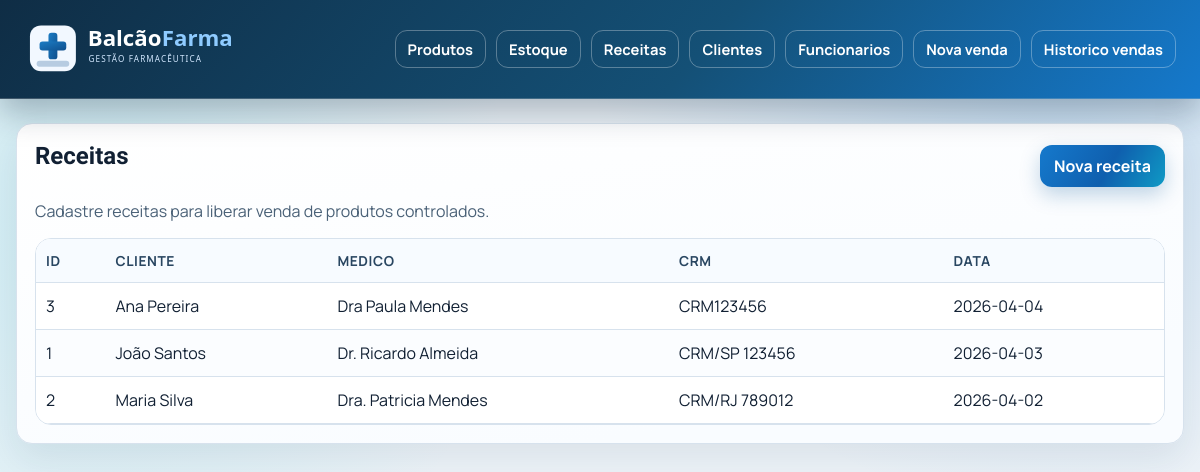
/receitas, run on the app's committed database.
### tables this page shows
CREATE TABLE Receita (
    id_receita INT AUTO_INCREMENT PRIMARY KEY,
    data DATE NOT NULL,
    crm_medico VARCHAR(20) NOT NULL,
    cpf_cliente VARCHAR(14) NOT NULL,
    FOREIGN KEY (crm_medico) REFERENCES Medico(crm),
    FOREIGN KEY (cpf_cliente) REFERENCES Cliente(cpf)
);

CREATE TABLE Cliente (
    cpf VARCHAR(14) PRIMARY KEY,  
    nome VARCHAR(255) NOT NULL,
    data_nascimento DATE,
    telefone VARCHAR(20),
    ativo BOOLEAN NOT NULL DEFAULT TRUE
);

CREATE TABLE Medico (
    crm VARCHAR(20) PRIMARY KEY,  
    nome VARCHAR(255) NOT NULL
);

### App/Views/MainView.php (called while the page is built, shortened)
<?php
class MainView
{
	private string $fileName;
	public function __construct(string $fileName)
	{
		$this->fileName = $fileName;
	}
	public function render(array $params = []): void
	{
		$viewFile = __DIR__ . '/pages/' . $this->fileName . '.php';
		require __DIR__ . '/pages/_layout_header.php';
		require $viewFile;
		require __DIR__ . '/pages/_layout_footer.php';
	}
}

### App/Controllers/Controller.php (called while the page is built, shortened)
<?php
class Controller
{
	private array $params = [];
	protected function render(string $viewName): void
	{
		$view = new MainView($viewName);
		$view->render($this->params);
	}
	protected function addParam(string $key, mixed $value): void
	{
		$this->params[$key] = $value;
	}
}

### App/Controllers/ReceitasController.php (called while the page is built, shortened)
<?php
class ReceitasController extends Controller
{
	private ReceitaDAO $receitaDAO;
	public function __construct(array $segments = [])
	{
		$this->receitaDAO = new ReceitaDAO();
	}
	public function executar(): void
	{
		$this->listar();
	}
	private function listar(): void
	{
		$this->addParam('receitas', $this->receitaDAO->listarComCliente());
		$this->render('receitas/listar');
	}
}

### App/Application.php (called while the page is built, shortened)
<?php
class Application
{
	public function executar(): void
	{
		$rawUrl = $_GET['url'] ?? '';
		$segments = $this->parseUrl($rawUrl);
		$controller = new $controllerFqcn($segments);
		$controller->executar();
	}
	private function parseUrl(string $url): array
	{
		$url = trim($url);
		$clean = trim($url, '/');
		return array_values(array_filter(explode('/', $clean), static function ($part) {
			return $part !== '';
		}));
	}
}

### index.php (called while the page is built, shortened)
<?php
$app = new Application();
$app->executar();

### App/DAO/ReceitaDAO.php (called while the page is built, shortened)
<?php
class ReceitaDAO
{
	private PDO $conn;
	public function __construct()
	{
		$this->conn = Connection::getConn();
	}
	public function listarComCliente(): array
	{
		$sql = 'SELECT r.id_receita AS id,
					   r.data AS data_receita,
					   r.crm_medico AS crm,
					   r.cpf_cliente AS cliente_id,
					   c.nome AS cliente_nome,
					   m.nome AS medico_nome
				FROM Receita r
				INNER JOIN Cliente c ON c.cpf = r.cpf_cliente
				INNER JOIN Medico m ON m.crm = r.crm_medico
				ORDER BY r.data DESC, r.id_receita DESC';
		$stmt = $this->conn->query($sql);
		return $stmt->fetchAll();
	}
}

### App/DAO/Connection.php (called while the page is built, shortened)
<?php
class Connection
{
	private static ?PDO $conn = null;
	public static function getConn(): PDO
	{
		if (self::$conn === null) {
			$host = getenv('DB_HOST') ?: '127.0.0.1';
			$port = getenv('DB_PORT') ?: '3306';
			$name = getenv('DB_NAME') ?: 'farmacia_db';
			$user = getenv('DB_USER') ?: 'root';
			$pass = getenv('DB_PASS') ?: '';
			$dsn = sprintf('mysql:host=%s;port=%s;dbname=%s;charset=utf8mb4', $host, $port, $name);
			try {
				self::$conn = new PDO($dsn, $user, $pass, [
					PDO::ATTR_ERRMODE => PDO::ERRMODE_EXCEPTION,
					PDO::ATTR_DEFAULT_FETCH_MODE => PDO::FETCH_ASSOC,
				]);
			} catch (PDOException $e) {
				http_response_code(500);
				die('Database connection failed: ' . $e->getMessage());
			}
		}
		return self::$conn;
	}
}

### App/Views/pages/receitas/listar.php (the view)
<?php $baseUrl = (string) ($GLOBALS['BASE_URL'] ?? ''); ?>
<div class="card">
	<div class="section-head">
		<h2>Receitas</h2>
		<a class="btn-inline" href="<?= htmlspecialchars($baseUrl . '/receitas/novo', ENT_QUOTES, 'UTF-8') ?>">Nova receita</a>
	</div>
	<p class="muted">Cadastre receitas para liberar venda de produtos controlados.</p>
	<div class="table-wrap">
		<table>
			<thead>
				<tr>
					<th>ID</th>
					<th>Cliente</th>
					<th>Medico</th>
					<th>CRM</th>
					<th>Data</th>
				</tr>
			</thead>
			<tbody>
				<?php if (empty($receitas)): ?>
					<tr><td colspan="5">Nenhuma receita cadastrada.</td></tr>
				<?php else: ?>
					<?php foreach ($receitas as $receita): ?>
						<tr>
							<td><?= (int) $receita['id'] ?></td>
							<td><?= htmlspecialchars($receita['cliente_nome'], ENT_QUOTES, 'UTF-8') ?></td>
							<td><?= htmlspecialchars($receita['medico_nome'], ENT_QUOTES, 'UTF-8') ?></td>
							<td><?= htmlspecialchars($receita['crm'], ENT_QUOTES, 'UTF-8') ?></td>
							<td><?= htmlspecialchars($receita['data_receita'], ENT_QUOTES, 'UTF-8') ?></td>
						</tr>
					<?php endforeach; ?>
				<?php endif; ?>
			</tbody>
		</table>
	</div>
</div>

### App/Views/pages/_layout_header.php (shortened to what this page needs)
<!DOCTYPE html>
<html lang="pt-BR">
<head>
	<?php $baseUrl = (string) ($GLOBALS['BASE_URL'] ?? ''); ?>
	<link rel="stylesheet" href="<?= htmlspecialchars($baseUrl . '/assets/css/mobile.css', ENT_QUOTES, 'UTF-8') ?>">
</head>
<body>
<header>
	<div class="header-row">
		<div class="brand">
			<a class="brand-link" href="<?= htmlspecialchars($baseUrl . '/home', ENT_QUOTES, 'UTF-8') ?>" aria-label="Ir para o início" title="Ir para o início">
				<img class="brand-logo" src="<?= htmlspecialchars($baseUrl . '/assets/logos/logo-balcaofarma-institucional.svg', ENT_QUOTES, 'UTF-8') ?>" alt="BalcãoFarma">
			</a>
		</div>
		<nav id="main-nav" class="main-nav" aria-label="Navegação principal">
			<a href="<?= htmlspecialchars($baseUrl . '/produtos', ENT_QUOTES, 'UTF-8') ?>">Produtos</a>
			<a href="<?= htmlspecialchars($baseUrl . '/estoque', ENT_QUOTES, 'UTF-8') ?>">Estoque</a>
			<a href="<?= htmlspecialchars($baseUrl . '/receitas', ENT_QUOTES, 'UTF-8') ?>">Receitas</a>
			<a href="<?= htmlspecialchars($baseUrl . '/clientes', ENT_QUOTES, 'UTF-8') ?>">Clientes</a>
			<a href="<?= htmlspecialchars($baseUrl . '/funcionarios', ENT_QUOTES, 'UTF-8') ?>">Funcionarios</a>
			<a href="<?= htmlspecialchars($baseUrl . '/vendas/nova', ENT_QUOTES, 'UTF-8') ?>">Nova venda</a>
			<a href="<?= htmlspecialchars($baseUrl . '/vendas/listar', ENT_QUOTES, 'UTF-8') ?>">Historico vendas</a>
		</nav>
	</div>
</header>
<main id="conteudo-principal">

### App/Views/pages/_layout_footer.php (shortened to what this page needs)
</main>
</body>
</html>

### App/Views/pages/_layout_header.php (style rules this page uses)
:root { --bg: #edf3f8; --surface: #ffffff; --surface-soft: #f7fbff; --surface-strong: #0f2d45; --text: #112033; --text-soft: #4a6177; --line: #d7e2ed; --accent: #1579cc; --accent-strong: #0a5aa1; --accent-soft: #e7f3ff; --ok-bg: #dcfce7; --ok-text: #166534; --err-bg: #fee2e2; --err-text: #991b1b; --radius-sm: 10px; --radius-ui: 12px; --radius-card: 16px; --radius-lg: 18px; --radius-md: 12px; --shadow: 0 16px 36px rgba(16, 40, 70, 0.08); }
* { box-sizing: border-box; }
body { margin: 0; font-family: "Manrope", "Segoe UI", sans-serif; background: radial-gradient(circle at 88% 6%, rgba(21, 121, 204, 0.18), transparent 36%), radial-gradient(circle at 8% 28%, rgba(31, 194, 212, 0.16), transparent 34%), var(--bg); color: var(--text); min-height: 100vh; }
a { color: var(--accent-strong); }
header { position: sticky; top: 0; z-index: 20; background: linear-gradient(130deg, #0f2d45, #145076 58%, #1579cc); color: #fff; padding: 18px 24px; border-bottom: 1px solid rgba(255, 255, 255, 0.2); box-shadow: 0 14px 30px rgba(8, 30, 52, 0.28); }
.header-row { display: flex; align-items: center; justify-content: space-between; gap: 16px; max-width: 1200px; margin: 0 auto; }
.brand { display: flex; align-items: center; gap: 0; }
.brand-link { display: inline-flex; align-items: center; border-radius: var(--radius-ui); }
.brand-logo { display: block; width: 252px; height: auto; max-width: 100%; }
.main-nav { display: flex; flex-wrap: wrap; gap: 10px; }
.main-nav a { display: inline-flex; align-items: center; padding: 8px 12px; border-radius: var(--radius-ui); text-decoration: none; font-weight: 700; font-size: 0.92rem; color: #fff; border: 1px solid rgba(255, 255, 255, 0.3); transition: transform 0.18s ease, background-color 0.18s ease; }
main { max-width: 1200px; margin: 24px auto; padding: 0 16px 28px; }
.card { background: linear-gradient(170deg, #ffffff, #f9fcff 80%); border: 1px solid var(--line); border-radius: var(--radius-card); padding: 18px; margin-bottom: 16px; box-shadow: var(--shadow); animation: card-enter 0.32s ease; }
.card h2, .card h3 { font-family: "Sora", "Manrope", sans-serif; margin-top: 0; }
.section-head { display: flex; align-items: center; justify-content: space-between; gap: 14px; margin-bottom: 10px; }
.muted { color: var(--text-soft); margin-top: 0; }
.btn-inline, button, .button-link { display: inline-flex; align-items: center; justify-content: center; padding: 10px 14px; border-radius: var(--radius-ui); text-decoration: none; font-weight: 700; border: 0; cursor: pointer; transition: transform 0.16s ease, box-shadow 0.16s ease, background-color 0.16s ease; background: linear-gradient(120deg, #1579cc, #0f5fae 55%, #0f9ac5); color: #fff; box-shadow: 0 8px 20px rgba(13, 86, 153, 0.25); }
.table-wrap { overflow-x: auto; border: 1px solid var(--line); border-radius: var(--radius-card); }
table { width: 100%; border-collapse: collapse; background: var(--surface); min-width: 640px; }
th, td { border-bottom: 1px solid var(--line); padding: 12px 10px; text-align: left; }
th { background: var(--surface-soft); font-size: 0.86rem; text-transform: uppercase; letter-spacing: 0.04em; color: #294661; }
tbody tr:nth-child(even) { background: #fbfdff; }

### data on the page
receita: id_receita "3", cpf_cliente.nome "Ana Pereira", crm_medico.nome "Dra Paula Mendes", crm_medico "CRM123456", data "2026-04-04"
receita: id_receita "1", cpf_cliente.nome "João Santos", crm_medico.nome "Dr. Ricardo Almeida", crm_medico "CRM/SP 123456", data "2026-04-03"
receita: id_receita "2", cpf_cliente.nome "Maria Silva", crm_medico.nome "Dra. Patricia Mendes", crm_medico "CRM/RJ 789012", data "2026-04-02"
